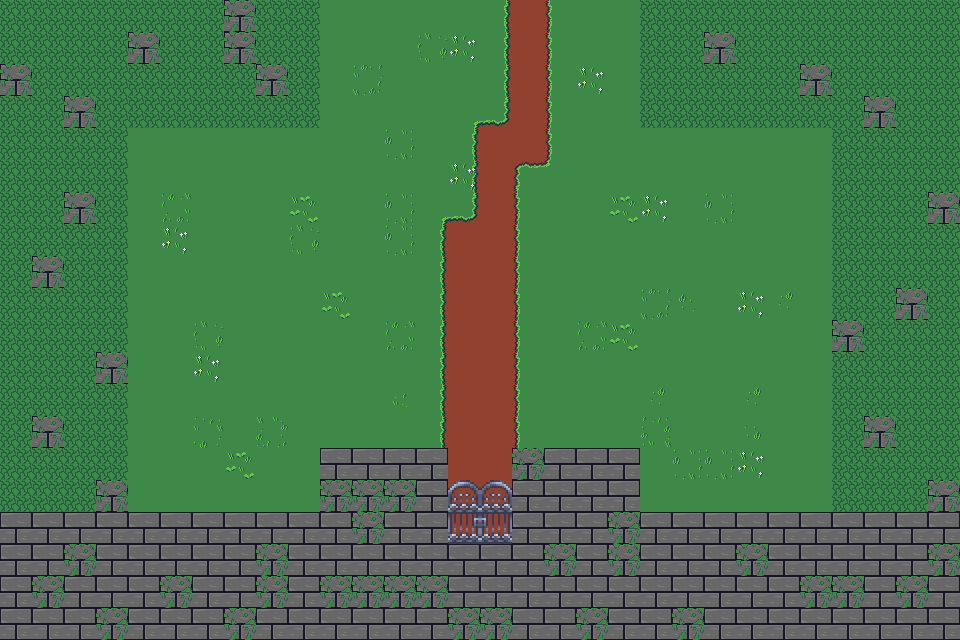

Rendered tile map (Tiled .tmx) drawn with the repository's tilesets; below, a short description and the full map source, tile grids included:
An orthogonal 30x20 tile map with 32x32 px tiles, 3 tile layers (Calque de Tuiles 1, Calque de Tuiles 2, Calque de Tuiles 3), 2 tilesets and 11 objects (7x collision, 2x portal, 2x portal_exit).

<map version="1.10" tiledversion="1.10.2" orientation="orthogonal" renderorder="right-down" width="30" height="20" tilewidth="32" tileheight="32" infinite="0" nextlayerid="5" nextobjectid="15">
 <tileset firstgid="1" source="tilemap.tsx" />
 <tileset firstgid="257" source="bushes.tsx" />
 <layer id="1" name="Calque de Tuiles 1" width="30" height="20">
  <data encoding="csv">
26,26,26,26,26,26,26,5,26,26,1,1,1,1,1,1,2,1,1,1,26,26,26,26,26,26,26,26,26,26,
26,26,26,26,5,26,26,5,26,26,1,1,1,1,1,1,2,1,1,1,26,26,5,26,26,26,26,26,26,26,
5,26,26,26,26,26,26,26,5,26,1,1,1,1,1,1,2,1,1,1,26,26,26,26,26,5,26,26,26,26,
26,26,5,26,26,26,26,26,26,26,1,1,1,1,1,1,2,1,1,1,26,26,26,26,26,26,26,5,26,26,
26,26,26,26,1,1,1,1,1,1,1,1,1,1,1,2,2,1,1,1,1,1,1,1,1,1,26,26,26,26,
26,26,26,26,1,1,1,1,1,1,1,1,1,1,1,2,1,1,1,1,1,1,1,1,1,1,26,26,26,26,
26,26,5,26,1,1,1,1,1,1,1,1,1,1,1,2,1,1,1,1,1,1,1,1,1,1,26,26,26,5,
26,26,26,26,1,1,1,1,1,1,1,1,1,1,2,2,1,1,1,1,1,1,1,1,1,1,26,26,26,26,
26,5,26,26,1,1,1,1,1,1,1,1,1,1,2,2,1,1,1,1,1,1,1,1,1,1,26,26,26,26,
26,26,26,26,1,1,1,1,1,1,1,1,1,1,2,2,1,1,1,1,1,1,1,1,1,1,26,26,5,26,
26,26,26,26,1,1,1,1,1,1,1,1,1,1,2,2,1,1,1,1,1,1,1,1,1,1,5,26,26,26,
26,26,26,5,1,1,1,1,1,1,1,1,1,1,2,2,1,1,1,1,1,1,1,1,1,1,26,26,26,26,
26,26,26,26,1,1,1,1,1,1,1,1,1,1,2,2,1,1,1,1,1,1,1,1,1,1,26,26,26,26,
26,5,26,26,1,1,1,1,1,1,1,1,1,1,2,2,1,1,1,1,1,1,1,1,1,1,26,5,26,26,
26,26,26,26,1,1,1,1,1,1,4,4,4,4,2,2,5,4,4,4,1,1,1,1,1,1,26,26,26,26,
26,26,26,5,1,1,1,1,1,1,5,5,5,4,2,2,4,4,4,4,1,1,1,1,1,1,26,26,26,5,
4,4,4,4,4,4,4,4,4,4,4,5,4,4,2,2,4,4,4,5,4,4,4,4,4,4,4,4,4,4,
4,4,5,4,4,4,4,4,5,4,4,4,4,4,4,4,4,5,4,5,4,4,4,5,4,4,4,4,4,5,
4,5,4,4,4,5,4,4,5,4,5,5,5,5,4,4,4,4,4,4,4,4,4,4,4,5,5,4,5,4,
4,4,4,5,4,4,4,5,4,4,4,4,4,4,5,5,4,4,5,4,4,5,4,4,4,4,4,4,4,4
</data>
 </layer>
 <layer id="2" name="Calque de Tuiles 2" width="30" height="20">
  <data encoding="csv">
0,0,0,0,0,0,0,0,0,0,0,0,0,0,0,114,0,2147483762,0,0,0,0,0,0,0,0,0,0,0,0,
0,0,0,0,0,0,0,0,0,0,0,0,0,0,0,114,0,2147483762,0,0,0,0,0,0,0,0,0,0,0,0,
0,0,0,0,0,0,0,0,0,0,0,0,0,0,0,114,0,2147483762,0,0,0,0,0,0,0,0,0,0,0,0,
0,0,0,0,0,0,0,0,0,0,0,0,0,0,113,115,0,2147483762,0,0,0,0,0,0,0,0,0,0,0,0,
0,0,0,0,0,0,0,0,0,0,0,0,0,0,114,0,0,2147483762,0,0,0,0,0,0,0,0,0,0,0,0,
0,0,0,0,0,0,0,0,0,0,0,0,0,0,114,0,3221225587,3221225585,0,0,0,0,0,0,0,0,0,0,0,0,
0,0,0,0,0,0,0,0,0,0,0,0,0,113,115,0,2147483762,0,0,0,0,0,0,0,0,0,0,0,0,0,
0,0,0,0,0,0,0,0,0,0,0,0,0,114,0,0,2147483762,0,0,0,0,0,0,0,0,0,0,0,0,0,
0,0,0,0,0,0,0,0,0,0,0,0,0,114,0,0,2147483762,0,0,0,0,0,0,0,0,0,0,0,0,0,
0,0,0,0,0,0,0,0,0,0,0,0,0,114,0,0,2147483762,0,0,0,0,0,0,0,0,0,0,0,0,0,
0,0,0,0,0,0,0,0,0,0,0,0,0,114,0,0,2147483762,0,0,0,0,0,0,0,0,0,0,0,0,0,
0,0,0,0,0,0,0,0,0,0,0,0,0,114,0,0,2147483762,0,0,0,0,0,0,0,0,0,0,0,0,0,
0,0,0,0,0,0,0,0,0,0,0,0,0,114,0,0,2147483762,0,0,0,0,0,0,0,0,0,0,0,0,0,
0,0,0,0,0,0,0,0,0,0,0,0,0,114,0,0,2147483762,0,0,0,0,0,0,0,0,0,0,0,0,0,
0,0,0,0,0,0,0,0,0,0,0,0,0,0,0,0,0,0,0,0,0,0,0,0,0,0,0,0,0,0,
0,0,0,0,0,0,0,0,0,0,0,0,0,0,338,2147483986,0,0,0,0,0,0,0,0,0,0,0,0,0,0,
0,0,0,0,0,0,0,0,0,0,0,0,0,0,348,2147483996,0,0,0,0,0,0,0,0,0,0,0,0,0,0,
0,0,0,0,0,0,0,0,0,0,0,0,0,0,0,0,0,0,0,0,0,0,0,0,0,0,0,0,0,0,
0,0,0,0,0,0,0,0,0,0,0,0,0,0,0,0,0,0,0,0,0,0,0,0,0,0,0,0,0,0,
0,0,0,0,0,0,0,0,0,0,0,0,0,0,0,0,0,0,0,0,0,0,0,0,0,0,0,0,0,0
</data>
 </layer>
 <layer id="3" name="Calque de Tuiles 3" width="30" height="20">
  <data encoding="csv">
0,0,0,0,0,0,0,0,0,0,0,0,0,0,0,0,0,0,0,0,0,0,0,0,0,0,0,0,0,0,
0,0,0,0,0,0,0,0,0,0,0,0,0,33,49,0,0,0,0,0,0,0,0,0,0,0,0,0,0,0,
0,0,0,0,0,0,0,0,0,0,0,20,0,0,0,0,0,0,49,0,0,0,0,0,0,0,0,0,0,0,
0,0,0,0,0,0,0,0,0,0,0,0,0,0,0,0,0,0,0,0,0,0,0,0,0,0,0,0,0,0,
0,0,0,0,0,0,0,0,0,0,0,0,35,0,0,0,0,0,0,0,0,0,0,0,0,0,0,0,0,0,
0,0,0,0,0,0,0,0,0,0,0,0,0,0,49,0,0,0,0,0,0,0,0,0,0,0,0,0,0,0,
0,0,0,0,0,18,0,0,0,81,0,0,35,0,0,0,0,0,0,81,49,0,35,0,0,0,0,0,0,0,
0,0,0,0,0,49,0,0,0,33,0,0,35,0,0,0,0,0,0,0,0,0,0,0,0,0,0,0,0,0,
0,0,0,0,0,0,0,0,0,0,0,0,0,0,0,0,0,0,0,0,0,0,0,0,0,0,0,0,0,0,
0,0,0,0,0,0,0,0,0,0,81,0,0,0,0,0,0,0,0,0,20,40,0,49,37,0,0,0,0,0,
0,0,0,0,0,0,33,0,0,0,0,0,18,0,0,0,0,0,18,81,0,0,0,0,0,0,0,0,0,0,
0,0,0,0,0,0,49,0,0,0,0,0,0,0,0,0,0,0,0,0,0,0,0,0,0,0,0,0,0,0,
0,0,0,0,0,0,0,0,0,0,0,0,22,0,0,0,0,0,0,0,37,0,0,37,0,0,0,0,0,0,
0,0,0,0,0,0,34,0,17,0,0,0,0,0,0,0,0,0,0,0,19,0,0,38,0,0,0,0,0,0,
0,0,0,0,0,0,0,81,0,0,0,0,0,0,0,0,0,0,0,0,0,35,35,49,0,0,0,0,0,0,
0,0,0,0,0,0,0,0,0,0,0,0,0,0,0,0,0,0,0,0,0,0,0,0,0,0,0,0,0,0,
0,0,0,0,0,0,0,0,0,0,0,0,0,0,0,0,0,0,0,0,0,0,0,0,0,0,0,0,0,0,
0,0,0,0,0,0,0,0,0,0,0,0,0,0,0,0,0,0,0,0,0,0,0,0,0,0,0,0,0,0,
0,0,0,0,0,0,0,0,0,0,0,0,0,0,0,0,0,0,0,0,0,0,0,0,0,0,0,0,0,0,
0,0,0,0,0,0,0,0,0,0,0,0,0,0,0,0,0,0,0,0,0,0,0,0,0,0,0,0,0,0
</data>
 </layer>
 <objectgroup id="4" name="objects">
  <properties>
   <property name="zoom" type="float" value="3" />
  </properties>
  <object id="1" name="forest_z" type="portal" x="320" y="0" width="320">
   <properties>
    <property name="targeted_exit_name" value="forest_z" />
    <property name="targeted_map_name" value="map12" />
    <property name="targeted_scene_name" value="scene1" />
   </properties>
  </object>
  <object id="2" name="forest_y" type="portal_exit" x="529.333" y="57.3333">
   <point />
  </object>
  <object id="3" type="collision" x="0" y="0" width="320" height="128">
   <properties>
    <property name="collision_type" value="solid" />
   </properties>
  </object>
  <object id="5" type="collision" x="640" y="0" width="320" height="128">
   <properties>
    <property name="collision_type" value="solid" />
   </properties>
  </object>
  <object id="6" type="collision" x="832" y="128" width="128" height="512">
   <properties>
    <property name="collision_type" value="solid" />
   </properties>
  </object>
  <object id="7" type="collision" x="0" y="128" width="128" height="512">
   <properties>
    <property name="collision_type" value="solid" />
   </properties>
  </object>
  <object id="8" type="collision" x="128" y="512" width="704" height="128">
   <properties>
    <property name="collision_type" value="solid" />
   </properties>
  </object>
  <object id="9" type="collision" x="320" y="448" width="128" height="64">
   <properties>
    <property name="collision_type" value="solid" />
   </properties>
  </object>
  <object id="10" type="collision" x="512" y="448" width="128" height="64">
   <properties>
    <property name="collision_type" value="solid" />
   </properties>
  </object>
  <object id="12" name="forest_aa" type="portal" x="448" y="480" width="64" height="32">
   <properties>
    <property name="targeted_exit_name" value="forest_aa" />
    <property name="targeted_map_name" value="map15" />
    <property name="targeted_scene_name" value="scene1" />
   </properties>
  </object>
  <object id="14" name="forest_ab" type="portal_exit" x="481.333" y="434.667">
   <point />
  </object>
 </objectgroup>
</map>
